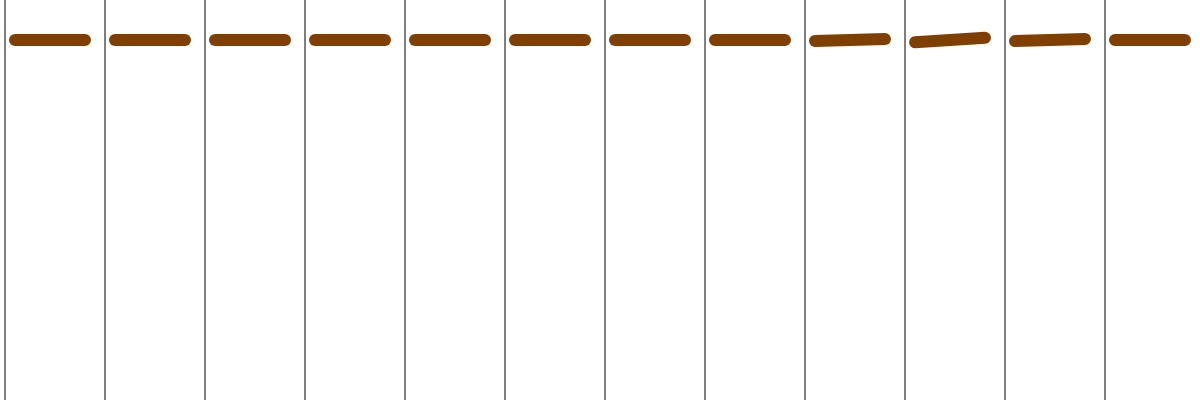
Frame 1 (no input)
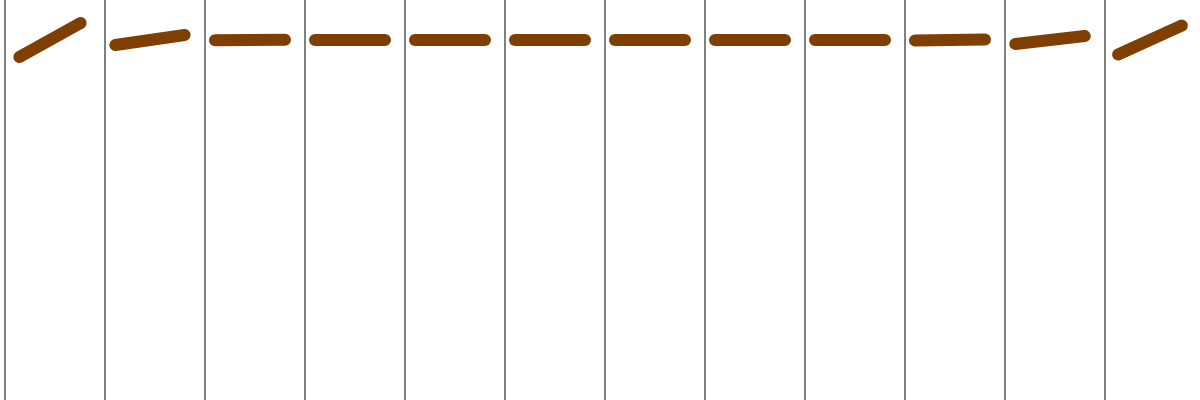
Frame 60 (no input)
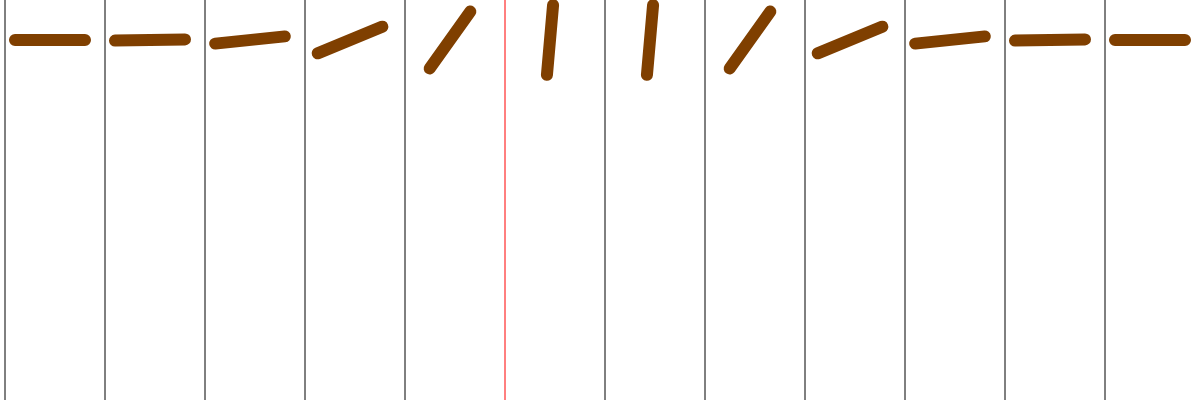
Frame 120 (the mouse pressed at the canvas centre since frame 60)

The p5.js sketch that drew these frames (run headless with seeded random() and noise() and a simulated clock; from frame 60 on, the mouse is pressed at the canvas centre):

// p5.js sketch
// ── sketch.js
const peakDistMax = 999999;

const n = 12;
const s = 1.5;

var triggered = Array(n).fill(0);
var offset = Array(n).fill(0);
var velocity = Array(n).fill(0);

var rot = Array(n).fill(0);

var prevMouseX = 0;
var prevMouseY = 0;

const defaultVelocity = 1;

var prevFrame = 0;

function setup() {
	createCanvas(100 * n, 400);
}

function velocityCurve(timeBetweenTriggers, entryPosition, prevVelocity) {
	// Target 5% in front.
	//const totalDist = 0.5 - entryPosition;
	const totalDist = 0.55 - entryPosition;
	const newVelocity = totalDist / (max(10, timeBetweenTriggers) / 1000) * 0.75;
	console.log(entryPosition + " " + totalDist + " " + timeBetweenTriggers + " " + newVelocity);
	if (prevVelocity < 0) {
		return newVelocity * 0.5;
	}
	return 0.4 * prevVelocity + 0.6 * newVelocity;
	//return totalDist / (timeBetweenTriggers / 1000) * 0.85;
	/*
	if (prevVelocity > 0) {
		const catchUpDist = 0.5 - entryPosition;
		const totalDist = catchUpDist + 1;
		const timeBetweenTriggers = 1 / prevVelocity;
		const newVelocity = totalDist / timeBetweenTriggers;
		console.log("R " + catchUpDist + " " + timeBetweenTriggers + " " + newVelocity);
		return (prevVelocity + newVelocity) / 2;
	} else {
		const catchUpDist = entryPosition - 0.5;
		const totalDist = catchUpDist + 1;
		const timeBetweenTriggers = 1 / -prevVelocity;
		const newVelocity = totalDist / timeBetweenTriggers;
		return -(-prevVelocity + newVelocity) / 2;
	}
	*/
}

function draw() {
	// Frame-timing info
	const now = millis();
	const dt = (now - prevFrame) / 1000;
	prevFrame = now;
	
	background('#fff');
	
	colw = width / n;
	for (var i = 0; i < n; i++) {
		var laserX = (i + 0.05) * colw;
		if ((prevMouseX > laserX) != (mouseX > laserX)) {
			// Passed laser.
			if (triggered[i] == 0) {
				triggered[i] = now;
				if (i > 0 && triggered[i - 1] > 0) {
					// Going forward
					offset[i] = offset[i - 1] - 1;
					velocity[i] = velocityCurve(now - triggered[i - 1], offset[i], velocity[i - 1]);
					triggered[i - 1] = 0;
				} else if (i < n - 1 && triggered[i + 1] > 0) {
					// Going back
					offset[i] = offset[i + 1] + 1;
					velocity[i] = -velocityCurve(now - triggered[i + 1], -offset[i], -velocity[i + 1]);
					triggered[i + 1] = 0;
				} else {
					// Appeared out of nowhere
					offset[i] = 0;
					velocity[i] = 0;
				}
			}
		}
		// Timeout.
		if (now - triggered[i] > 2500) {
			triggered[i] = 0;
		}
	}
	
	prevMouseX = mouseX;
	prevMouseY = mouseY;
	
	// Draw lasers
	strokeWeight(1);
	for (var i = 0; i < n; i++) {
		if (triggered[i] == 0) {
			stroke(0);
		} else {
			stroke(255, 0, 0);
		}
		const laserX = (i + 0.05) * colw;
		line(laserX, 0, laserX, 400);
	}
	
	// Physics tick for wave peaks
	for (var i = 0; i < n; i++) {
		if (triggered[i] != 0) {
			if (velocity[i] > 0) {
				// Moving forward.
				offset[i] = min(offset[i] + velocity[i] * dt, 0.5);
			} else {
				// Moving backwards.
				offset[i] = max(offset[i] + velocity[i] * dt, -0.5);
			}
		}
	}
	
	// Draw panels
	stroke(127, 63, 0);
	strokeWeight(12);
	for (var i = 0; i < n; i++) {
		// Find distance to closest peak
		var peakDist = peakDistMax;
		for (var j = 0; j < n; j++) {
			if (triggered[j]) {
				const dist = abs(j + offset[j] - i);
				if (dist < peakDist) {
					peakDist = dist;
				}
			}
		}
		
		var targetRot = HALF_PI * 0.4 * pow((0.5 + 0.5 * sin(now / 1000 * PI * 0.5 - (i / n) * PI * 2)), 12);
		if (peakDist < peakDistMax) {
			targetRot = HALF_PI * peakNormalizedGaussian(peakDist, s);
		}
		rot[i] = rot[i] * 0.9 + targetRot * 0.1;
	
		push();
		translate((i + 0.5) * colw, 40);
		rotate(-rot[i]);
		line(-0.35 * colw, 0, 0.35 * colw, 0);
		pop();
	}
}

function mouseClicked(){
	console.log(mouseX);
}

function unscaledGaussian(d, s) {
    return exp(-0.5 * pow(d / s, 2));
}

function peakNormalizedGaussian(d, s) {
    const v = unscaledGaussian(d, s);
    const peak = unscaledGaussian(0, s);
    return v / peak;
}

// ── style.css
html, body {
  margin: 0;
  padding: 0;
}

body {
  margin: 0;
  display: flex;
  justify-content: center;
}
